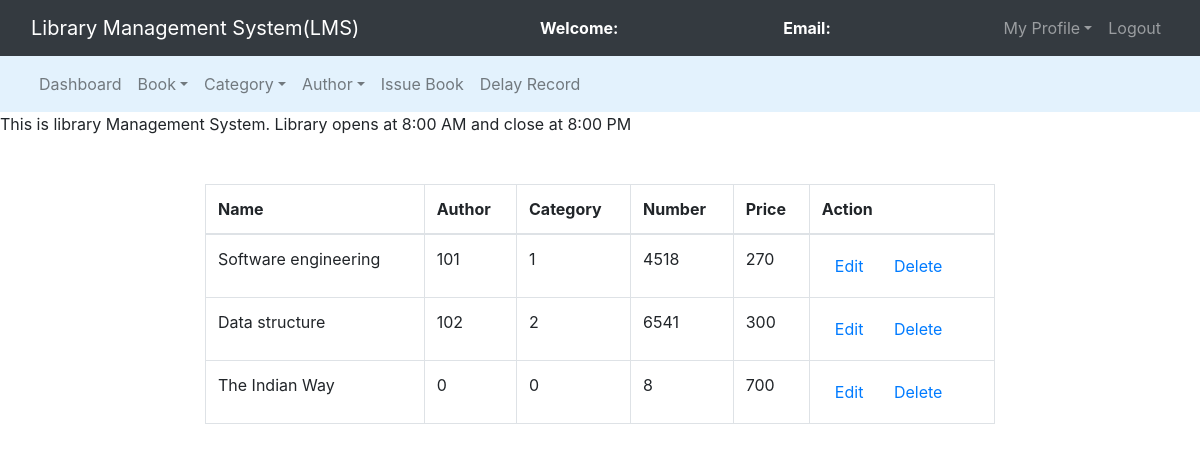
The page /admin/manage_book.php on the database its author committed.
### tables this page shows
CREATE TABLE `books` (
  `book_id` int(11) NOT NULL,
  `book_name` varchar(250) NOT NULL,
  `author_id` int(11) NOT NULL,
  `cat_id` int(11) NOT NULL,
  `book_no` int(11) NOT NULL,
  `book_price` int(11) NOT NULL
);

### admin/manage_book.php (the view, shortened to what this page needs)
<!DOCTYPE html>
<html>
<head>
	<link rel="stylesheet" type="text/css" href="../bootstrap-4.4.1/css/bootstrap.min.css">
</head>
<body>
	<nav class="navbar navbar-expand-lg navbar-dark bg-dark">
		<div class="container-fluid">
			<div class="navbar-header">
				<a class="navbar-brand" href="index.php">Library Management System(LMS)</a>
			</div>
			<font style="color: white"><span><strong>Welcome: <?php echo $_SESSION['name'];?></strong></span></font>
			<font style="color: white"><span><strong>Email: <?php echo $_SESSION['email'];?></strong></span></font>
			<ul class="nav navbar-nav navbar-right">
				<li class="nav-item dropdown">
					<a class="nav-link dropdown-toggle" data-toggle="dropdown">My Profile</a>
				</li>
				<li class="nav-item"><a class="nav-link" href="../logout.php">Logout</a></li>
			</ul>
		</div>
	</nav>
<nav class="navbar navbar-expand-lg navbar-light" style="background-color: #e3f2fd">
	<div class="container-fluid">
		<ul class="nav navbar-nav navbar-center">
			<li class="nav-item">
				<a href="admin_dashboard.php" class="nav-link">Dashboard</a>
			</li>
			<li class="nav-item dropdown">
				<a class="nav-link dropdown-toggle" data-toggle="dropdown">Book</a>
			</li>
			<li class="nav-item dropdown">
				<a class="nav-link dropdown-toggle" data-toggle="dropdown">Category</a>
			</li>
			<li class="nav-item dropdown">
				<a class="nav-link dropdown-toggle" data-toggle="dropdown">Author</a>
			</li>
			<li class="nav-item">
				<a href="issue_book.php" class="nav-link">Issue Book</a>
			</li>
			<li class="nav-item">
				<a href="delay_display.php" class="nav-link">Delay Record</a>
			</li>
		</ul>
	</div>
</nav>
	<span><marquee>This is library Management System. Library opens at 8:00 AM and close at 8:00 PM</marquee></span><br><br>
	<div class="row">
		<div class="col-md-2"></div>
		<div class="col-md-8">
			<table class="table table-bordered table-hover">
				<thead>
					<tr>
						<th>Name</th>
						<th>Author</th>
						<th>Category</th>
						<th>Number</th>
						<th>Price</th>
						<th>Action</th>
					</tr>
				</thead>
				<?php
					$connection = mysqli_connect("localhost","root","");
					$query = "select * from books";
					$query_run = mysqli_query($connection,$query);
					while($row = mysqli_fetch_assoc($query_run)){
						?>
						<tr>
							<td><?php echo $row['book_name'];?></td>
							<td><?php echo $row['author_id'];?></td>
							<td><?php echo $row['cat_id'];?></td>
							<td><?php echo $row['book_no'];?></td>
							<td><?php echo $row['book_price'];?></td>
							<td>
								<button class="btn" name=""><a href="edit_book.php?bn=<?php echo $row['book_no'];?>">Edit</a></button>
								<button class="btn" name=""><a href="delete_book.php?bn=<?php echo $row['book_no'];?>">Delete</a></button>
							</td>
						</tr>
						<?php
					}
				?>
			</table>
		</div>
		<div class="col-md-2"></div>
	</div>
</body>
</html>

### rows shown on the page
books: book_name "Software engineering", author "101", cat "1", book_no "4518", book_price "270"
books: book_name "Data structure", author "102", cat "2", book_no "6541", book_price "300"
books: book_name "The Indian Way", author "0", cat "0", book_no "8", book_price "700"
